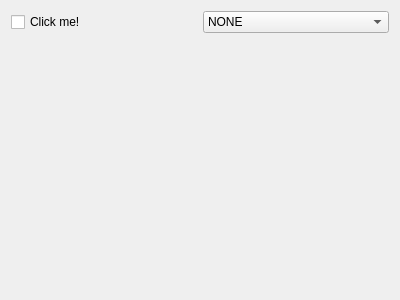
<?xml version="1.0" encoding="UTF-8"?>
<ui version="4.0">
 <class>Form</class>
 <widget class="QWidget" name="Form">
  <property name="geometry">
   <rect>
    <x>0</x>
    <y>0</y>
    <width>400</width>
    <height>300</height>
   </rect>
  </property>
  <property name="windowTitle">
   <string>CLed used with statuses or boolean values</string>
  </property>
  <layout class="QGridLayout" name="gridLayout">
   <item row="0" column="0">
    <widget class="CCheckBox" name="CCheckBox">
     <property name="text">
      <string>Click me!</string>
     </property>
     <property name="channel" stdset="0">
      <string notr="true">DemoDevice/Settings#BoolVal</string>
     </property>
    </widget>
   </item>
   <item row="1" column="1">
    <widget class="CLed" name="CLed_2">
     <property name="channel" stdset="0">
      <string notr="true">DemoDevice/Settings#IntVal</string>
     </property>
    </widget>
   </item>
   <item row="1" column="0">
    <widget class="CLed" name="CLed">
     <property name="channel" stdset="0">
      <string notr="true">DemoDevice/Settings#BoolVal</string>
     </property>
     <property name="offColor" stdset="0">
      <color>
       <red>204</red>
       <green>0</green>
       <blue>0</blue>
      </color>
     </property>
    </widget>
   </item>
   <item row="0" column="1">
    <widget class="CEnumComboBox" name="CEnumComboBox">
     <property name="channel" stdset="0">
      <string notr="true">DemoDevice/Settings#IntVal</string>
     </property>
     <item>
      <property name="text">
       <string>NONE</string>
      </property>
     </item>
     <item>
      <property name="text">
       <string>ON</string>
      </property>
     </item>
     <item>
      <property name="text">
       <string>OFF</string>
      </property>
     </item>
     <item>
      <property name="text">
       <string>WARNING</string>
      </property>
     </item>
     <item>
      <property name="text">
       <string>ERROR</string>
      </property>
     </item>
    </widget>
   </item>
  </layout>
 </widget>
 <customwidgets>
  <customwidget>
   <class>PyDMCheckbox</class>
   <extends>QCheckBox</extends>
   <header>pydm.widgets.checkbox</header>
  </customwidget>
  <customwidget>
   <class>PyDMEnumComboBox</class>
   <extends>QComboBox</extends>
   <header>pydm.widgets.enum_combo_box</header>
  </customwidget>
  <customwidget>
   <class>CCheckBox</class>
   <extends>PyDMCheckbox</extends>
   <header>comrad.widgets.inputs</header>
  </customwidget>
  <customwidget>
   <class>CEnumComboBox</class>
   <extends>PyDMEnumComboBox</extends>
   <header>comrad.widgets.inputs</header>
  </customwidget>
  <customwidget>
   <class>CLed</class>
   <extends>QWidget</extends>
   <header>comrad.widgets.indicators</header>
  </customwidget>
 </customwidgets>
 <resources/>
 <connections/>
</ui>
